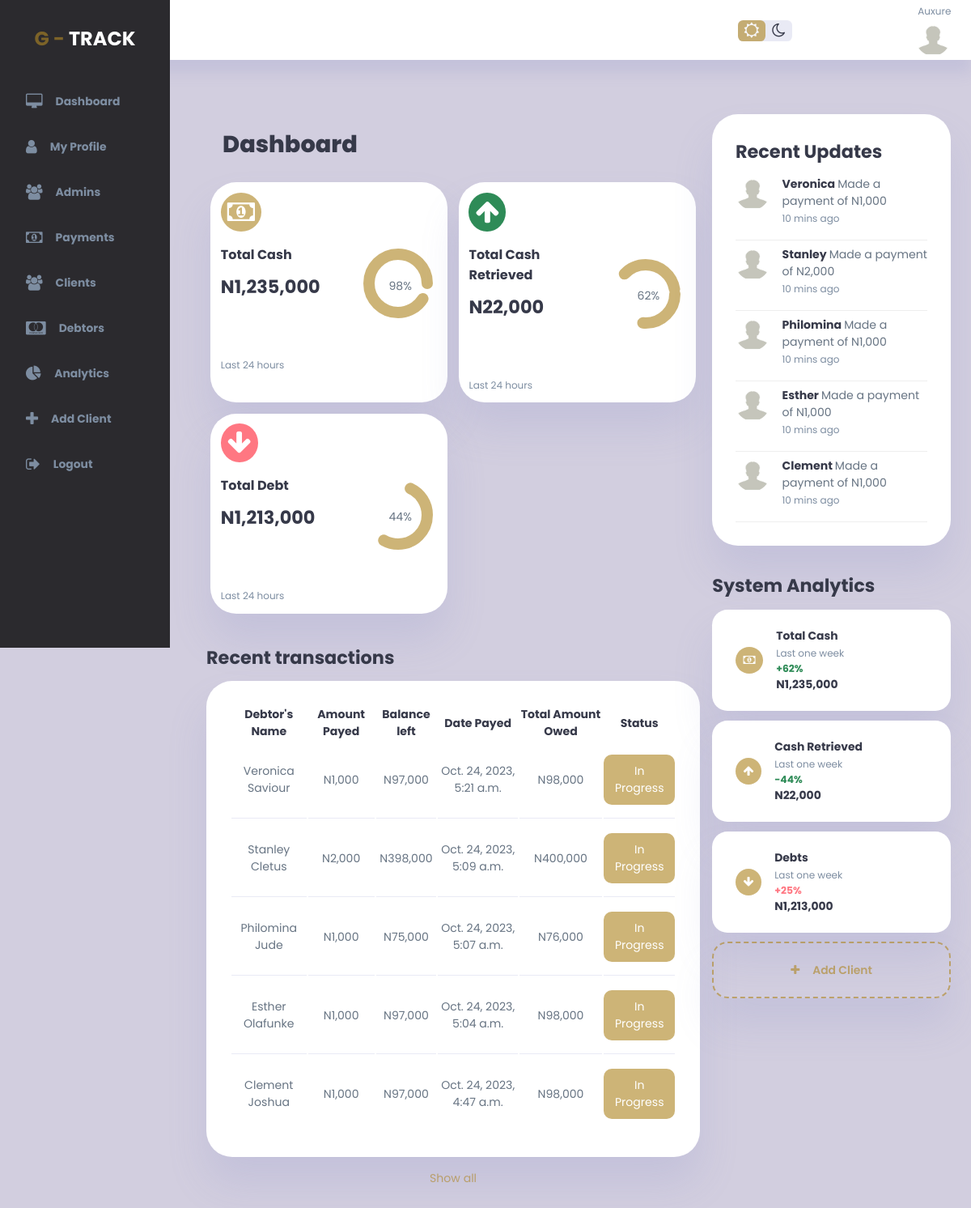
/ (signed in), run on an earlier commit of the app's database.
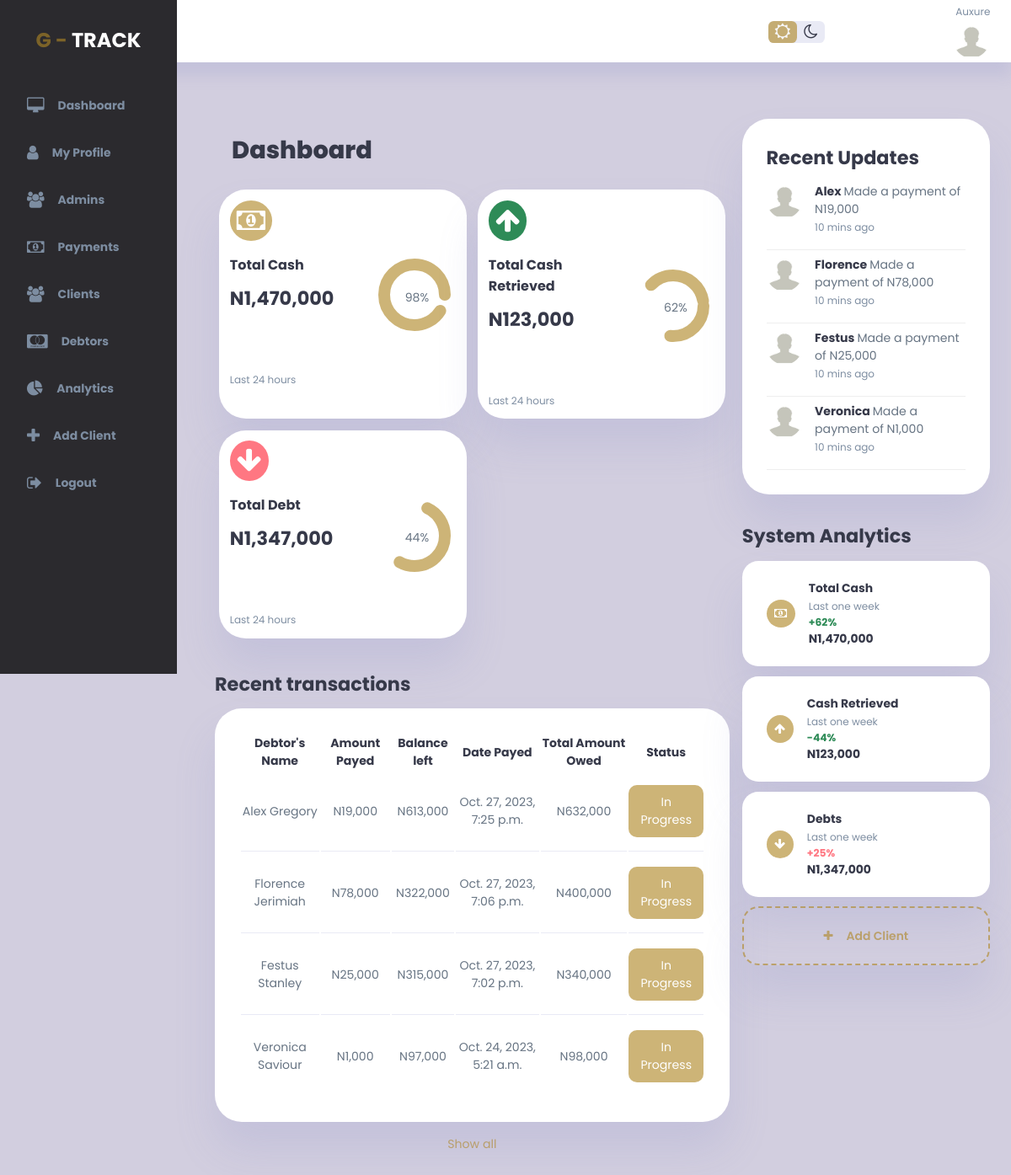
And on a later commit of the database.
### gtrack_app/models.py (models this page shows)
class Payment(models.Model):
    debtor_id = models.ForeignKey(Debtor, on_delete=models.CASCADE, blank=True, null=True)  # Foreign key to Debtor
    client_id = models.ForeignKey(User, on_delete=models.CASCADE, blank=True, null=True)
    medium_of_payment = models.CharField(max_length=65, null=True, blank=True)
    amount_payed = models.DecimalField(max_digits=10, decimal_places=2, null=True)
    status = models.CharField(max_length=65, null=True, blank=True)
    balance_left = models.DecimalField(max_digits=10, decimal_places=2, default=0.00)
    date_payed = models.DateTimeField(auto_now=True)

class Debtor(models.Model):
    client_id = models.IntegerField(blank=True, null=True)
    firstname = models.CharField(max_length=65, null=True, blank=True)
    surname = models.CharField(max_length=65, null=True, blank=True)
    address = models.CharField(max_length=65, null=True, blank=True)
    phone = models.CharField(max_length=65, null=True, blank=True)
    email = models.CharField(max_length=65, null=True, blank=True)
    guarantors_name = models.CharField(max_length=65, null=True, blank=True)
    guarantors_phone = models.CharField(max_length=65, null=True, blank=True)
    guarantors_email = models.CharField(max_length=65, null=True, blank=True)
    amount_owed = models.DecimalField(max_digits=10, decimal_places=2, default=0.00)
    date_captured = models.DateTimeField(auto_now=True)
    due_date = models.DateField(null=True, blank=True)

### gtrack_app/views.py (the view, shortened to what this page needs)
# urls.py: path('', views.index, name='index'),
@login_required
def index(request):
    current_user = request.user
    if current_user.is_staff:
        all_payments = Payment.objects.all().order_by('date_payed').reverse()[:5]
        all_debtors = Debtor.objects.all()[:5]
        debtors = Debtor.objects.all()
        payments = Payment.objects.all()
        total = debtors.aggregate(Sum('amount_owed'))['amount_owed__sum']
        retrieved = payments.aggregate(Sum('amount_payed'))['amount_payed__sum']
        if total is None or retrieved is None:
            return render(request, 'error_pages/admin_index.html', {})
        debt = total - retrieved
        return render(request, 'index.html', {'payments': all_payments, 'debtors': all_debtors, "total": total, "retrieved": retrieved, "debt": debt})

### templates/index.html (shortened to what the changed rows need)
{% extends 'base.html' %}
{% block content %}
{% if user.is_authenticated and user.is_staff and user.is_superuser %}
{% load static %}
<div class="wrapper">
    <div class="vertical-wrapper" id="sidebar">
        <div class="vertical-bar">
            <div class="logo">
                G - <span>Track</span>
            </div>
            <div class="sidebar">
                <a href="{% url 'index' %}">
                    <i class="fa fa-desktop"></i>
                    <h3>Dashboard</h3>
                </a>
                <a href="{% url 'profile' user_id=user.id %}">
                    <i class="fa fa-user"></i>
                    <h3>My Profile</h3>
                </a>
                <a href="{% url 'admins' %}" class="active">
                    <i class="fa fa-users"></i>
                    <h3>Admins</h3>
                </a>
                <a href="{% url 'payments' %}">
                    <i class="fa fa-money"></i>
                    <h3>Payments</h3>
                </a>
                <a href="{% url 'all_clients' %}">
                    <i class="fa fa-users"></i>
                    <h3>Clients</h3>
                </a>
                <a href="{% url 'debtors' %}">
                    <i class="fa fa-cc-mastercard"></i>
                    <h3>Debtors</h3>
                </a>
                <a href="{% url 'analytics' %}">
                    <i class="fa fa-pie-chart"></i>
                    <h3>Analytics</h3>
                </a>
                <a href="{% url 'create_client' %}">
                    <i class="fa fa-plus"></i>
                    <h3>Add Client</h3>
                </a>
                <a href="{% url 'logout' %}">
                    <i class="fa fa-sign-out"></i>
                    <h3>Logout</h3>
                </a>
            </div>
        </div>
    </div>
    <div class="main-container">
        <div class="top-bar">
            <div class="top-right">
                <div class="theme-toggler">
                    <i class="fa fa-sun-o active"></i>
                    <i class="fa fa-moon-o"></i>
                </div>
                <div class="profile">
                    <div class="info">
                        <small class="text-muted"> {{user.username}}</small>
                    </div>
                    <div class="profile-photo">
                        {% if user.userprofile.profile_pic %}
                            <img src="{{user.userprofile.profile_pic.url}}" width="300" height="300" />
                        {% else %}
                            <img src="{% static 'img/anonymous.jpg' %}" width="300" height="300" />
                        {% endif %}
                    </div>
                </div>
            </div>
        </div>
        <div class="content">
            <main>
                <h1 class="panel-label">Dashboard</h1>
                    {% load humanize %}
                <div class="insights">
                    <div class="sales">
                        <i class="fa fa-money"></i>
                        <div class="middle">
                            <div class="left">
                                <h3>Total Cash</h3>
                                <h2>N{{total|floatformat:0|intcomma}}</h2>
                            </div>
                            <div class="progress">
                                <svg>
                                    <circle cx="38" cy="38" r="36"></circle>
                                </svg>
                                <div class="number">
                                    <p>98%</p>
                                </div>
                            </div>
                        </div>
                        <small class="text-muted">Last 24 hours</small>
                    </div>
                    <div class="expenses">
                        <i class="fa fa-arrow-up"></i>
                        <div class="middle">
                            <div class="left">
                                <h3>Total Cash Retrieved</h3>
                                <h2>N{{retrieved|floatformat:0|intcomma}}</h2>
                            </div>
                            <div class="progress">
                                <svg>
                                    <circle cx="38" cy="38" r="36"></circle>
                                </svg>
                                <div class="number">
                                    <p>62%</p>
                                </div>
                            </div>
                        </div>
                        <small class="text-muted">Last 24 hours</small>
                    </div>
                    <div class="income">
                        <i class="fa fa-arrow-down"></i>
                        <div class="middle">
                            <div class="left">
                                <h3>Total Debt</h3>
                                <h2>N{{debt|floatformat:0|intcomma}}</h2>
                            </div>
                            <div class="progress">
                                <svg>
                                    <circle cx="38" cy="38" r="36"></circle>
                                </svg>
                                <div class="number">
                                    <p>44%</p>
                                </div>
                            </div>
                        </div>
                        <small class="text-muted">Last 24 hours</small>
                    </div>
                </div>
                <div class="recent-orders">
                    <h2>Recent transactions</h2>
                    <table>
                            <thead>
                                <tr>
                                    <th>Debtor's Name</th>
                                    <th>Amount Payed</th>
                                    <th>Balance left</th>
                                    <th>Date Payed</th>
                                    <th>Total Amount Owed</th>
                                    <th>Status</th>
                                </tr>
                            </thead>
                            <tbody>
                                {% for payment in payments %}
                                <tr>
                                    <td>{{ payment.debtor_id.firstname }} {{ payment.debtor_id.surname }}</td>
                                    <td>N{{ payment.amount_payed|floatformat:0|intcomma }}</td>
                                    <td>N{{ payment.balance_left|floatformat:0|intcomma }}</td>
                                    <td>{{ payment.date_payed }}</td>
                                    <td>N{{ payment.debtor_id.amount_owed|floatformat:0|intcomma }}</td>
                                    <td><a class="status-btn">{{ payment.status }}</a></td>
                                </tr>
                                {% endfor %}
                            </tbody>
                        </table>
                    <a href="#">Show all</a>
                </div>
            </main>
            <div class="right">
                <div class="recent-updates">
                    <h2>Recent Updates</h2>
                    {% for payment in payments %}
                    <div class="updates">
                        <div class="update">
                            <div class="profile-photo">
                                <img src="{% static 'img/anonymous.jpg' %}" alt="mgm">
                            </div>
                            <div class="message">
                                    <td><p><b>{{ payment.debtor_id.firstname }} </b> Made a payment of N{{ payment.amount_payed|floatformat:0|intcomma }}</p></td>
                                <small class="text-muted">10 mins ago</small>
                            </div>
                        </div>
                    </div>
                    {% endfor %}
                </div>
                <div class="sales-analytics">
                    <h2>System Analytics</h2>
                    <div class="item online">
                        <div class="icon">
                            <i class="fa fa-money"></i>
                        </div>
                        <div class="right">
                            <div class="info">
                                <h3>Total Cash</h3>
                                <small class="text-muted"> Last one week</small>
                            </div>
                            <h5 class="success">+62%</h5>
                            <h3>N{{total|floatformat:0|intcomma}}</h3>
                        </div>
                    </div>
                    <div class="item online">
                        <div class="icon">
                            <i class="fa fa-arrow-up"></i>
                        </div>
                        <div class="right">
                            <div class="info">
                                <h3>Cash Retrieved</h3>
                                <small class="text-muted"> Last one week</small>
                            </div>
                            <h5 class="success">-44%</h5>
                            <h3>N{{retrieved|floatformat:0|intcomma}}</h3>
                        </div>
                    </div>
                    <div class="item online">
                        <div class="icon">
                            <i class="fa fa-arrow-down"></i>
                        </div>
                        <div class="right">
                            <div class="info">
                                <h3>Debts</h3>
                                <small class="text-muted"> Last one week</small>
                            </div>
                            <h5 class="danger">+25%</h5>
                            <h3>N{{debt|floatformat:0|intcomma}}</h3>
                        </div>
                    </div>
                    <a class="item add-product" href="{% url 'create_client' %}">
                        <i class="fa fa-plus"></i>
                        <h3>Add Client</h3>
                    </a>
                </div>
            </div>
        </div>
    </div>
</div>
{% elif user.is_authenticated and not user.is_superuser and user.is_staff %}
    {% include 'editor_admins_dashboard/index.html' %}
{% else %}
{% include 'clients_dashboard/index.html' %}
{% endif %}
{% endblock %}

What changed in the data, as far as the page shows it:
removed Payment: debtor_id.firstname "Stanley", debtor_id.surname "Cletus", amount_payed "2,000", balance_left "398,000", date_payed "Oct. 24, 2023, 5:09 a.m.", debtor_id.amount_owed "400,000", status "In Progress"
removed Payment: debtor_id.firstname "Philomina", debtor_id.surname "Jude", amount_payed "1,000", balance_left "75,000", date_payed "Oct. 24, 2023, 5:07 a.m.", debtor_id.amount_owed "76,000", status "In Progress"
removed Payment: debtor_id.firstname "Esther", debtor_id.surname "Olafunke", amount_payed "1,000", balance_left "97,000", date_payed "Oct. 24, 2023, 5:04 a.m.", debtor_id.amount_owed "98,000", status "In Progress"
removed Payment: debtor_id.firstname "Clement", debtor_id.surname "Joshua", amount_payed "1,000", balance_left "97,000", date_payed "Oct. 24, 2023, 4:47 a.m.", debtor_id.amount_owed "98,000", status "In Progress"
added Payment: debtor_id.firstname "Alex", debtor_id.surname "Gregory", amount_payed "19,000", balance_left "613,000", date_payed "Oct. 27, 2023, 7:25 p.m.", debtor_id.amount_owed "632,000", status "In Progress"
added Payment: debtor_id.firstname "Florence", debtor_id.surname "Jerimiah", amount_payed "78,000", balance_left "322,000", date_payed "Oct. 27, 2023, 7:06 p.m.", debtor_id.amount_owed "400,000", status "In Progress"
added Payment: debtor_id.firstname "Festus", debtor_id.surname "Stanley", amount_payed "25,000", balance_left "315,000", date_payed "Oct. 27, 2023, 7:02 p.m.", debtor_id.amount_owed "340,000", status "In Progress"
Also different on the page:
{{ total|floatformat:0|intcomma }}: "1,235,000" → "1,470,000"
{{ retrieved|floatformat:0|intcomma }}: "22,000" → "123,000"
{{ debt|floatformat:0|intcomma }}: "1,213,000" → "1,347,000"
